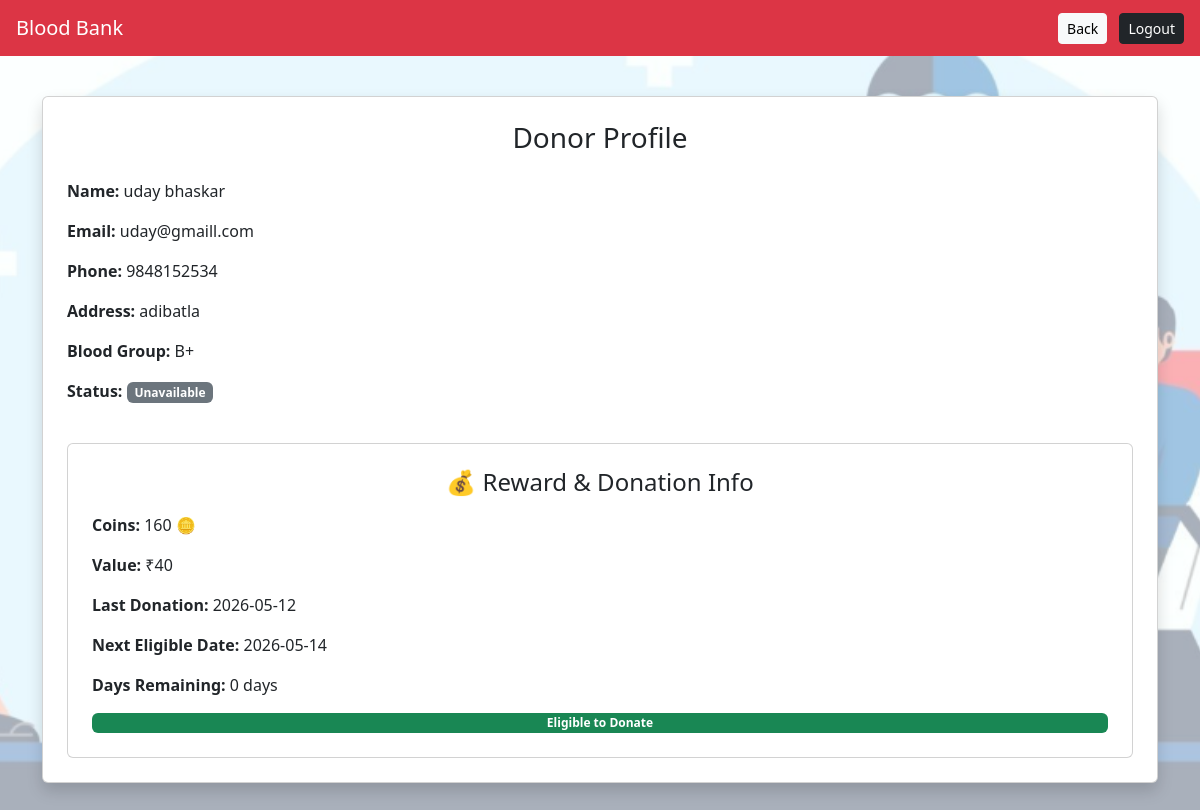
/profile (signed in), run on the app's committed database.
### tables this page shows
CREATE TABLE donors(
id INTEGER PRIMARY KEY AUTOINCREMENT,
name TEXT,
email TEXT,
phone TEXT,
address TEXT,
blood_group TEXT,
availability TEXT,
password TEXT,
coins INTEGER DEFAULT 0,
last_donation TEXT
, custom_interval INTEGER DEFAULT 0, health_status TEXT DEFAULT 'Pending', next_eligible TEXT, report TEXT);

### app.py (the view)
@app.route("/profile")
def profile():
    if "user" not in session:
        return redirect("/login")
    conn = sqlite3.connect("database/database.db")
    cursor = conn.cursor()
    cursor.execute("""
    SELECT name,email,phone,address,blood_group,availability,coins,last_donation
    FROM donors WHERE email=?
    """,(session["user"],))
    user = cursor.fetchone()
    conn.close()
    conn = sqlite3.connect("database/database.db")
    cursor = conn.cursor()
    cursor.execute("""
    SELECT next_eligible FROM donors WHERE email=?
    """, (session["user"],))
    data = cursor.fetchone()
    conn.close()
    next_date = data[0]
    days_left = None
    if next_date:
        next_obj = datetime.strptime(next_date, "%Y-%m-%d")
        days_left = (next_obj - datetime.now()).days
        if days_left < 0:
            days_left = 0
    return render_template("profile.html",
                           user=user,
                           next_date=next_date,
                           days_left=days_left)

### templates/profile.html (shortened to what this page needs)
<!DOCTYPE html>
<html>
<head>
<link rel="stylesheet"
href="https://cdn.jsdelivr.net/npm/bootstrap@5.3.2/dist/css/bootstrap.min.css">
</head>
<body>
<div class="page-overlay">
<nav class="navbar navbar-dark bg-danger px-3">
<span class="navbar-brand">Blood Bank</span>
<div>
<a href="/dashboard" class="btn btn-light btn-sm me-2">Back</a>
<a href="/logout" class="btn btn-dark btn-sm">Logout</a>
</div>
</nav>
<div class="container">
<div class="card shadow p-4">
<h3 class="text-center mb-4">Donor Profile</h3>
<p><b>Name:</b> {{ user[0] }}</p>
<p><b>Email:</b> {{ user[1] }}</p>
<p><b>Phone:</b> {{ user[2] }}</p>
<p><b>Address:</b> {{ user[3] }}</p>
<p><b>Blood Group:</b> {{ user[4] }}</p>
<p><b>Status:</b>
{% if user[5] == "Available" %}
<span class="badge bg-success">Available</span>
{% else %}
<span class="badge bg-secondary">Unavailable</span>
{% endif %}
</p>
<div class="card p-4 mt-4">
<h4 class="text-center mb-3">💰 Reward & Donation Info</h4>
<p><b>Coins:</b> {{ user[6] }} 🪙</p>
<p><b>Value:</b> ₹{{ user[6] // 4 }}</p>
<p><b>Last Donation:</b>
{% if user[7] %}
    {{ user[7] }}
{% else %}
    Not yet donated
{% endif %}
</p>
<p><b>Next Eligible Date:</b>
{% if next_date %}
    {{ next_date }}
{% else %}
    Not available
{% endif %}
</p>
<p><b>Days Remaining:</b>
{% if days_left is not none %}
    {{ days_left }} days
{% else %}
    -
{% endif %}
</p>
{% if days_left == 0 %}
<span class="badge bg-success">Eligible to Donate</span>
{% elif days_left %}
<span class="badge bg-warning text-dark">{{ days_left }} days left</span>
{% endif %}
</div>
</div>
</div>
</div>
</body>
</html>

### templates/profile.html (style rules this page uses)
body { background:url("/static/images/blood_bg.png") no-repeat center center fixed; background-size:cover; }
.page-overlay { background:rgba(255,255,255,0.6); min-height:100vh; padding-bottom:30px; }
.card { margin-top:40px; }

### data on the page
donors: name "uday bhaskar", email "uday@gmaill.com", phone "9848152534", address "adibatla", blood_group "B+", coins "160", coins "40", last_donation "2026-05-12", next_eligible "2026-05-14"

### other printed values
{{ days_left }} "0"
